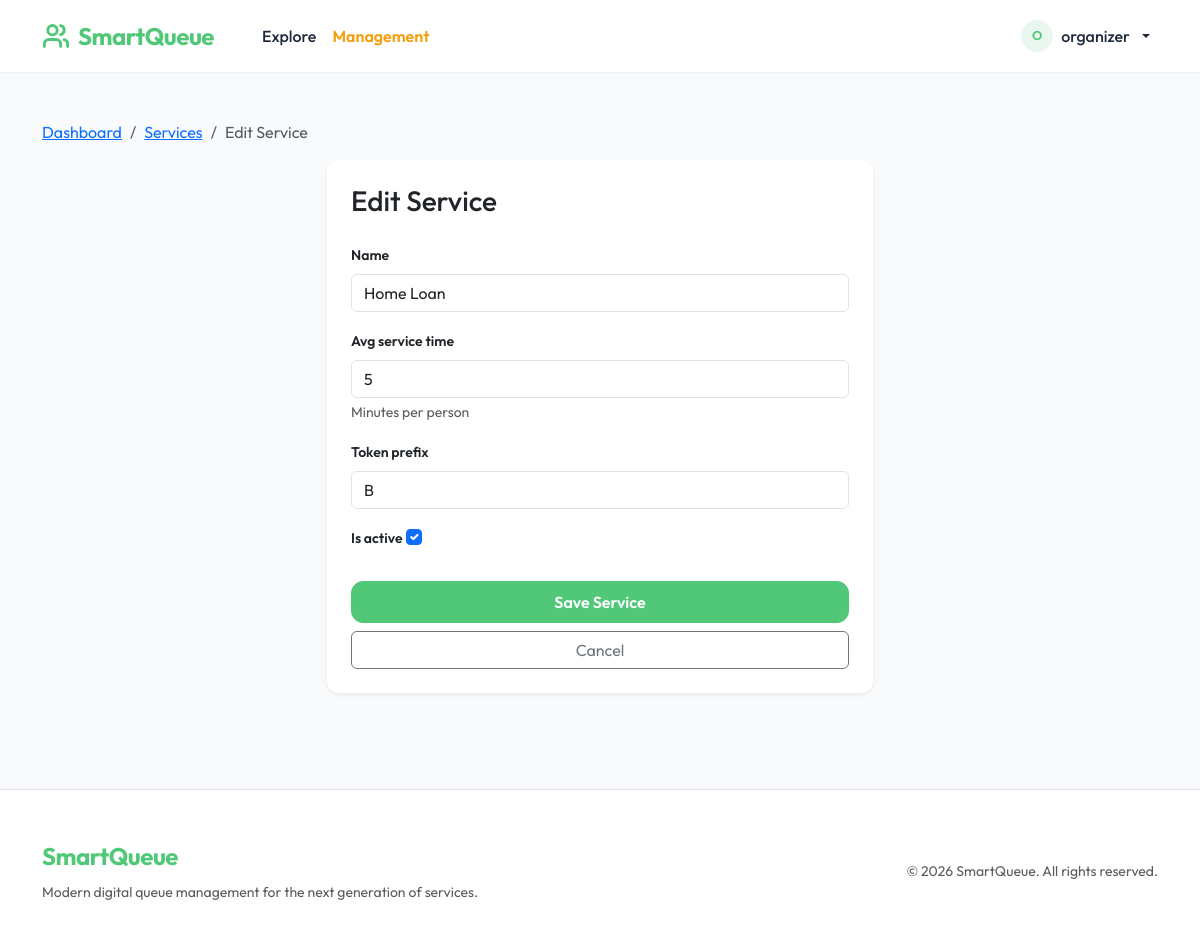
/organizer/loan-syste/services/18/edit/ (signed in), run on the app's committed database.
### apps/organizations/models.py (models this page shows, shortened)
class Service(models.Model):
    organization = models.ForeignKey(Organization, on_delete=models.CASCADE, related_name='services')
    name = models.CharField(max_length=200)
    avg_service_time = models.IntegerField(default=10, help_text='Minutes per person')
    token_prefix = models.CharField(max_length=5, default='A')
    is_active = models.BooleanField(default=True)
    created_at = models.DateTimeField(auto_now_add=True)
    class Meta:
        ordering = ['name']

### apps/organizations/organizer_views.py (the view, shortened to what this page needs)
# urls.py: path('organizer/<slug:slug>/services/<int:service_id>/edit/', organizer_views.OrganizerServiceUpdateView.as_view(), name='organizer_service_update'),
class OrganizerServiceUpdateView(OrganizerRequiredMixin, UpdateView):
    model = Service
    template_name = 'organizations/organizer/service_form.html'
    fields = ['name', 'avg_service_time', 'token_prefix', 'is_active']
    pk_url_kwarg = 'service_id'
    def get_context_data(self, **kwargs):
        context = super().get_context_data(**kwargs)
        context['organization'] = get_object_or_404(Organization, slug=self.kwargs.get('slug'))
        context['title'] = "Edit Service"
        return context

### apps/organizations/organizer_views.py (called while the page is built)
    def test_func(self):
        org_slug = self.kwargs.get('slug') or self.kwargs.get('org_slug')
        if not org_slug:
            service_id = self.kwargs.get('service_id')
            if service_id:
                service = get_object_or_404(Service, pk=service_id)
                organization = service.organization
            else:
                return False
        else:
            organization = get_object_or_404(Organization, slug=org_slug)
        return self.request.user.is_staff or organization.organizers.filter(pk=self.request.user.pk).exists()

### apps/templates/organizations/organizer/service_form.html (shortened to what this page needs)
{% extends "base.html" %}
{% block content %}
<nav aria-label="breadcrumb">
    <ol class="breadcrumb">
        <li class="breadcrumb-item"><a href="{% url 'organizations:organizer_dashboard' organization.slug %}">Dashboard</a></li>
        <li class="breadcrumb-item"><a href="{% url 'organizations:organizer_service_list' organization.slug %}">Services</a></li>
        <li class="breadcrumb-item active" aria-current="page">{{ title }}</li>
    </ol>
</nav>
<div class="row justify-content-center">
    <div class="col-md-6">
        <div class="card shadow-sm border-0">
            <div class="card-body p-4">
                <h1 class="h3 mb-4">{{ title }}</h1>
                <form method="post">
                    {% for field in form %}
                    <div class="mb-3">
                        <label class="form-label fw-semibold small">{{ field.label }}</label>
                        {{ field }}
                        {% if field.help_text %}
                        <div class="form-text small">{{ field.help_text }}</div>
                        {% endif %}
                    </div>
                    {% endfor %}
                    <div class="d-grid gap-2 mt-4">
                        <button type="submit" class="btn btn-primary">Save Service</button>
                        <a href="{% url 'organizations:organizer_service_list' organization.slug %}" class="btn btn-outline-secondary">Cancel</a>
                    </div>
                </form>
            </div>
        </div>
    </div>
</div>
{% endblock %}

### apps/templates/base.html (shortened to what this page needs)
{% load static %}
<!DOCTYPE html>
<html lang="en">
<head>
    <link href="https://cdn.jsdelivr.net/npm/bootstrap@5.3.3/dist/css/bootstrap.min.css" rel="stylesheet"
>
    <link rel="stylesheet" href="{% static 'css/style.css' %}">
</head>
<body class="d-flex flex-column min-vh-100">
<nav class="navbar navbar-expand-lg sticky-top">
    <div class="container">
        <a class="navbar-brand" href="{% url 'organizations:organization_list' %}">
            <span class="d-flex align-items-center">
                SmartQueue
            </span>
        </a>
        <div class="collapse navbar-collapse" id="mainNav">
            <ul class="navbar-nav me-auto mb-2 mb-lg-0 ms-lg-4">
                <li class="nav-item">
                    <a class="nav-link {% if request.resolver_match.view_name == 'organizations:organization_list' %}active{% endif %}" href="{% url 'organizations:organization_list' %}">Explore</a>
                </li>
                {% if user.is_authenticated %}
                    {% if user.profile.role == 'organizer' or user.is_staff %}
                        <li class="nav-item">
                            <a class="nav-link fw-semibold" href="{% url 'accounts:profile' %}" style="color: #f59e0b !important;">Management</a>
                        </li>
                    {% endif %}
                {% endif %}
            </ul>
            <ul class="navbar-nav ms-auto align-items-center gap-3">
                {% if user.is_authenticated %}
                    <li class="nav-item dropdown">
                        <a class="nav-link dropdown-toggle d-flex align-items-center gap-2" href="#" role="button" data-bs-toggle="dropdown" aria-expanded="false">
                            <div class="bg-primary-light text-primary rounded-circle d-flex align-items-center justify-content-center" style="width: 32px; height: 32px; font-weight: 600; font-size: 0.8rem;">
                                {{ user.username|first|upper }}
                            </div>
                            <span>{{ user.username }}</span>
                        </a>
                    </li>
                {% endif %}
            </ul>
        </div>
    </div>
</nav>
<main class="flex-grow-1 py-5">
    <div class="container animate-fade-in">
        {% block content %}{% endblock %}
    </div>
</main>
<footer class="py-5 bg-white border-top mt-5">
    <div class="container">
        <div class="row align-items-center">
            <div class="col-md-6 text-center text-md-start">
                <div class="navbar-brand mb-2 d-block">SmartQueue</div>
                <p class="text-muted small mb-md-0">Modern digital queue management for the next generation of services.</p>
            </div>
            <div class="col-md-6 text-center text-md-end">
                <span class="text-muted small">&copy; 2026 SmartQueue. All rights reserved.</span>
            </div>
        </div>
    </div>
</footer>
</body>
</html>

### static/css/style.css (style rules this page uses)
:root { --primary-color: #50c878; --primary-hover: #45b068; --primary-light: #e8f8ee; --secondary-color: #64748b; --bg-color: #f8fafc; --card-bg: #ffffff; --text-main: #1e293b; --text-muted: #64748b; --border-radius: 12px; --shadow-sm: 0 1px 2px 0 rgb(0 0 0 / 0.05); --shadow-md: 0 4px 6px -1px rgb(0 0 0 / 0.1), 0 2px 4px -2px rgb(0 0 0 / 0.1); --shadow-lg: 0 10px 15px -3px rgb(0 0 0 / 0.1), 0 4px 6px -4px rgb(0 0 0 / 0.1); }
body { background-color: var(--bg-color); color: var(--text-main); font-family: 'Outfit', sans-serif; -webkit-font-smoothing: antialiased; }
.navbar { background-color: var(--card-bg) !important; box-shadow: var(--shadow-sm); padding: 0.75rem 0; }
.navbar-brand { color: var(--primary-color) !important; font-weight: 700 !important; font-size: 1.5rem; letter-spacing: -0.5px; }
.nav-link { color: var(--text-main) !important; font-weight: 500; transition: color 0.2s ease; }
.btn-primary { background-color: var(--primary-color) !important; border-color: var(--primary-color) !important; border-radius: var(--border-radius); font-weight: 600; padding: 0.5rem 1.25rem; transition: all 0.2s ease; }
.card { border: none !important; border-radius: var(--border-radius) !important; box-shadow: var(--shadow-sm); transition: transform 0.2s ease, box-shadow 0.2s ease; }
.text-primary { color: var(--primary-color) !important; }
.bg-primary-light { background-color: var(--primary-light) !important; }
.animate-fade-in { animation: fadeIn 0.4s ease forwards; }

### data on the page
Service: form "Home Loan" "5" "B" "☑"

### other printed values
{{ user.username|first|upper }} "O"
{{ user.username }} "organizer"
{{ title }} "Edit Service"
{{ field.label }} "Name" "Avg service time" "Token prefix" "Is active"
{{ field.help_text }} "Minutes per person"
